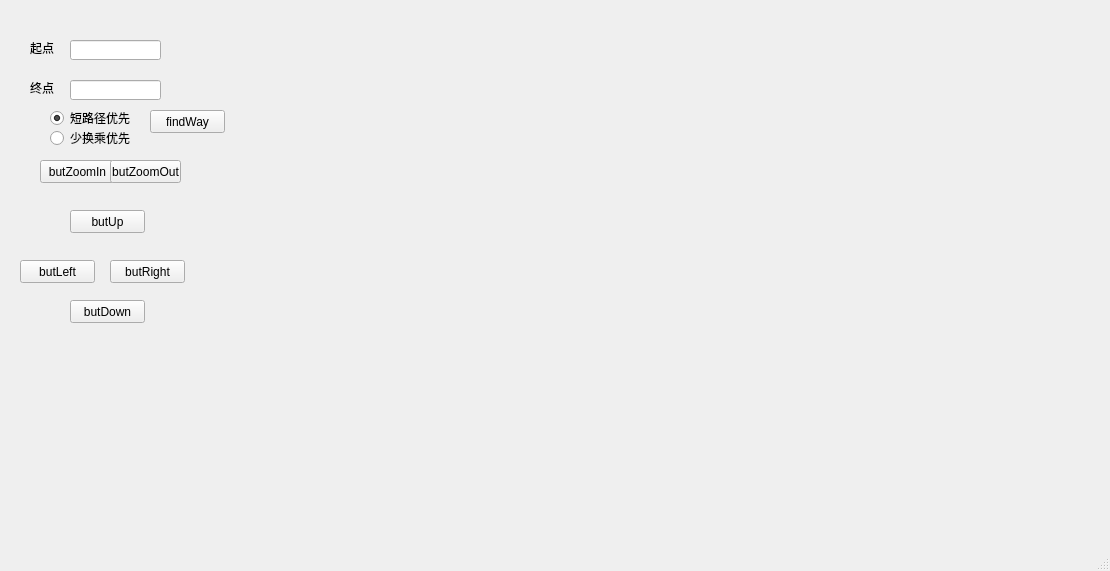
<?xml version="1.0" encoding="UTF-8"?>
<ui version="4.0">
 <class>MainWindow</class>
 <widget class="QMainWindow" name="MainWindow">
  <property name="geometry">
   <rect>
    <x>0</x>
    <y>0</y>
    <width>1110</width>
    <height>571</height>
   </rect>
  </property>
  <property name="windowTitle">
   <string>MainWindow</string>
  </property>
  <widget class="QWidget" name="centralwidget">
   <widget class="QWidget" name="verticalLayoutWidget">
    <property name="geometry">
     <rect>
      <x>0</x>
      <y>0</y>
      <width>41</width>
      <height>391</height>
     </rect>
    </property>
    <layout class="QVBoxLayout" name="verticalLayout"/>
   </widget>
   <widget class="QLineEdit" name="stationOrigin">
    <property name="geometry">
     <rect>
      <x>70</x>
      <y>40</y>
      <width>91</width>
      <height>20</height>
     </rect>
    </property>
   </widget>
   <widget class="QLineEdit" name="stationDestination">
    <property name="geometry">
     <rect>
      <x>70</x>
      <y>80</y>
      <width>91</width>
      <height>20</height>
     </rect>
    </property>
   </widget>
   <widget class="QPushButton" name="butZoomIn">
    <property name="geometry">
     <rect>
      <x>40</x>
      <y>160</y>
      <width>75</width>
      <height>23</height>
     </rect>
    </property>
    <property name="text">
     <string>butZoomIn</string>
    </property>
   </widget>
   <widget class="QPushButton" name="butZoomOut">
    <property name="geometry">
     <rect>
      <x>110</x>
      <y>160</y>
      <width>71</width>
      <height>23</height>
     </rect>
    </property>
    <property name="text">
     <string>butZoomOut</string>
    </property>
   </widget>
   <widget class="QPushButton" name="butUp">
    <property name="geometry">
     <rect>
      <x>70</x>
      <y>210</y>
      <width>75</width>
      <height>23</height>
     </rect>
    </property>
    <property name="text">
     <string>butUp</string>
    </property>
   </widget>
   <widget class="QPushButton" name="butDown">
    <property name="geometry">
     <rect>
      <x>70</x>
      <y>300</y>
      <width>75</width>
      <height>23</height>
     </rect>
    </property>
    <property name="text">
     <string>butDown</string>
    </property>
   </widget>
   <widget class="QPushButton" name="butLeft">
    <property name="geometry">
     <rect>
      <x>20</x>
      <y>260</y>
      <width>75</width>
      <height>23</height>
     </rect>
    </property>
    <property name="text">
     <string>butLeft</string>
    </property>
   </widget>
   <widget class="QPushButton" name="butRight">
    <property name="geometry">
     <rect>
      <x>110</x>
      <y>260</y>
      <width>75</width>
      <height>23</height>
     </rect>
    </property>
    <property name="text">
     <string>butRight</string>
    </property>
   </widget>
   <widget class="QLabel" name="originNote">
    <property name="geometry">
     <rect>
      <x>170</x>
      <y>40</y>
      <width>54</width>
      <height>20</height>
     </rect>
    </property>
    <property name="text">
     <string/>
    </property>
   </widget>
   <widget class="QLabel" name="destinationNote">
    <property name="geometry">
     <rect>
      <x>170</x>
      <y>80</y>
      <width>54</width>
      <height>21</height>
     </rect>
    </property>
    <property name="text">
     <string/>
    </property>
   </widget>
   <widget class="QRadioButton" name="radioButton">
    <property name="geometry">
     <rect>
      <x>50</x>
      <y>110</y>
      <width>89</width>
      <height>16</height>
     </rect>
    </property>
    <property name="text">
     <string>短路径优先</string>
    </property>
    <property name="checked">
     <bool>true</bool>
    </property>
   </widget>
   <widget class="QRadioButton" name="radioButton_2">
    <property name="geometry">
     <rect>
      <x>50</x>
      <y>130</y>
      <width>89</width>
      <height>16</height>
     </rect>
    </property>
    <property name="text">
     <string>少换乘优先</string>
    </property>
   </widget>
   <widget class="QPushButton" name="butFindWay">
    <property name="geometry">
     <rect>
      <x>150</x>
      <y>110</y>
      <width>75</width>
      <height>23</height>
     </rect>
    </property>
    <property name="text">
     <string>findWay</string>
    </property>
   </widget>
   <widget class="QLabel" name="testOrigin">
    <property name="geometry">
     <rect>
      <x>30</x>
      <y>40</y>
      <width>31</width>
      <height>16</height>
     </rect>
    </property>
    <property name="text">
     <string>起点</string>
    </property>
   </widget>
   <widget class="QLabel" name="testDestination">
    <property name="geometry">
     <rect>
      <x>30</x>
      <y>80</y>
      <width>31</width>
      <height>16</height>
     </rect>
    </property>
    <property name="text">
     <string>终点</string>
    </property>
   </widget>
  </widget>
  <widget class="QMenuBar" name="menubar">
   <property name="geometry">
    <rect>
     <x>0</x>
     <y>0</y>
     <width>1110</width>
     <height>23</height>
    </rect>
   </property>
  </widget>
  <widget class="QStatusBar" name="statusbar"/>
 </widget>
 <layoutdefault spacing="6" margin="11"/>
 <resources/>
 <connections/>
</ui>
